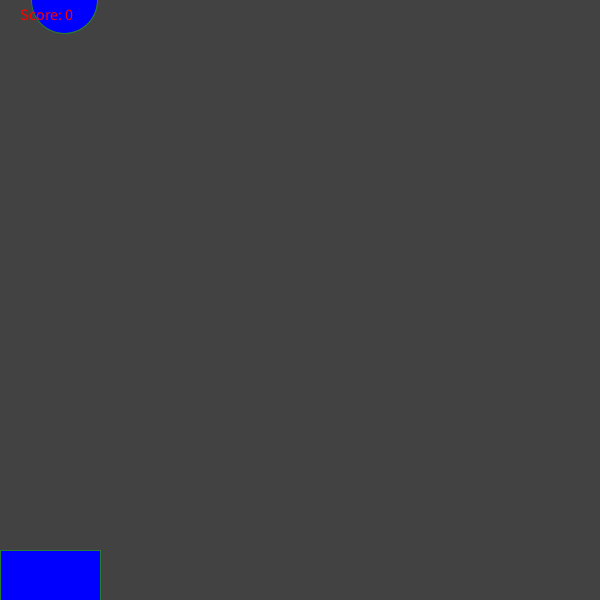
Frame 1 (no input)
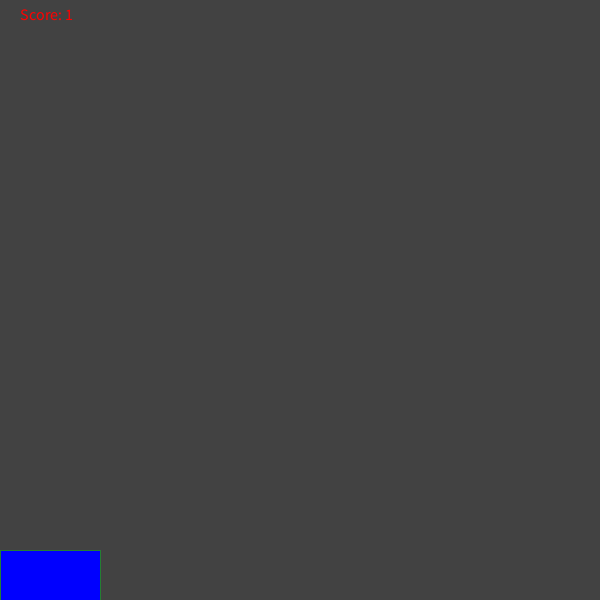
Frame 60 (the mouse pressed at the canvas centre just before this capture)
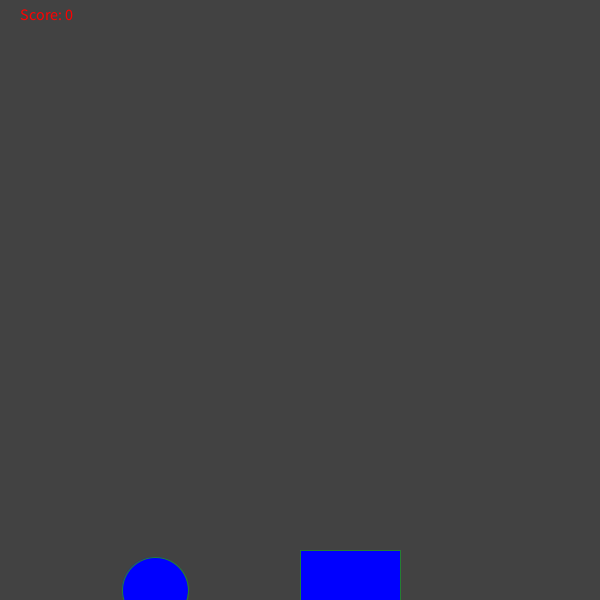
Frame 120 (the mouse held since frame 60 and released just before this capture)

The Processing sketch that drew these frames (run headless with seeded random() and noise(); from frame 60 on, the mouse is pressed at the canvas centre):

// Processing sketch: rain
// ── rain.pde
int score;

void checkCatch(int x) {
  if (x > mouseX && x < mouseX+100)
    score++;
  else if (score > 0) 
    score--;
  println("Your score is now: " + score);
}
int randomNumber = (int) random(width);
int y = 0;
void setup() {
  size(600, 600);
}
void draw() {
  background(66, 66, 66);
  fill(0, 0, 255);
  stroke(36, 127, 51);
  ellipse(randomNumber, y, 66, 66);
  rect(mouseX, 550, 100, 100);
  y+= 10; 
  if (y == 600) {
    y = 0;
checkCatch(randomNumber);  
    randomNumber = (int) random(width);
 
}
  fill(255, 0, 0);
  textSize(16);
  text("Score: " + score, 20, 20);

}
